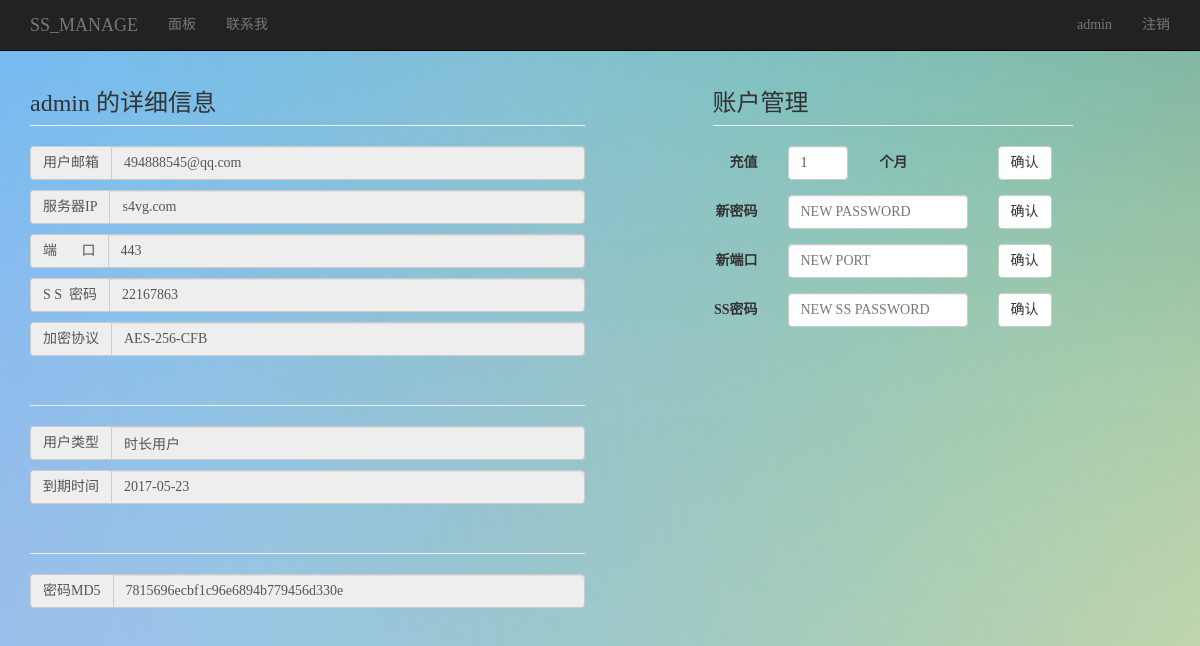
Page /manage.php?account=admin (signed in) on the committed database.
### tables this page shows
CREATE TABLE IF NOT EXISTS `user` (
  `port` int(11) NOT NULL,
  `uname` varchar(20) NOT NULL,
  `upasswd` varchar(32) NOT NULL,
  `ss_passwd` int(8) unsigned DEFAULT NULL,
  `email` varchar(100) NOT NULL,
  `active` int(11) DEFAULT NULL,
  `utype` int(11) DEFAULT NULL,
  `upload` bigint(20) DEFAULT NULL,
  `download` bigint(20) DEFAULT NULL,
  `transfer_limit` int(11) DEFAULT NULL,
  `exp` date DEFAULT NULL
);

### function.php (the view, shortened to what this page needs)
<?php
function print_navbar() {
    ?>
    <div class="navbar navbar-inverse navbar-fixed-top" role="navigation">
        <div class="container">
            <div class="navbar-header">
                <a class="navbar-brand" href="login.php">
                    SS_MANAGE
                </a>
            </div>
            <div class="collapse navbar-collapse">
                <ul class="nav navbar-nav">
                    <?PHP
                    $arr_pages = array(
                        array('panel.php', '面板'),
                        array('contact.php', '联系我')
                    );
                    $page = end(explode('/', $_SERVER['PHP_SELF']));
                    foreach ($arr_pages as $p) {
                        if ($p[0] == $page)
                            echo '<li class="active"><a href="#">' . $p[1] . '</a></li>';
                        else
                            echo '<li><a href="' . $p[0] . '">' . $p[1] . '</a></li>';
                    }
                    ?>
                </ul>
                <?PHP
                if (!empty($_SESSION["uname"])) {
                    ?>
                    <ul class="nav navbar-nav navbar-right">
                        <li>
                            <a href="index.php">
                                <?php echo $_SESSION['uname']; ?>
                            </a>
                        </li>
                        <li>
                            <a id="logout" href="logout.php">
                                注销
                            </a>
                        </li>
                    </ul><?PHP
                }
                ?>
            </div>
        </div>
    </div>
    <?PHP
}
?>
<?php
function echo_account_info($account) {
    $uname = $account;
    $query = "select port,ss_passwd,email,active,utype,exp,upload,download,transfer_limit from user where uname='$uname'";
    $row = mysql_fetch_array(mysql_query($query));
    $server = 's4vg.com';
    $port = $row['port'];
    $ss_passwd = $row['ss_passwd'];
    $email = $row['email'];
    $utype = $row['utype'];
    $exp = $row['exp'];
    $protocol = "AES-256-CFB";
    ?>
    <div class="input-group">
        <span class="input-group-addon">
            用户邮箱
        </span>
        <input type="text" value="<?php
        echo $email;
        ?>
               " disabled="disabled" class="form-control">
    </div>
    <div class="input-group">
        <span class="input-group-addon">
            服务器IP
        </span>
        <input type="text" value="<?php
        echo $server;
        ?>
               " disabled="disabled" class="form-control">
    </div>
    <div class="input-group">
        <span class="input-group-addon">
            端&nbsp;&nbsp;&nbsp;&nbsp;&nbsp;&nbsp;&nbsp;口
        </span>
        <input type="text" value="<?php
        echo $port;
        ?>
               " disabled="disabled" class="form-control">
    </div>
    <div class="input-group">
        <span class="input-group-addon">
            S&nbsp;S&nbsp;&nbsp;密码
        </span>
        <input type="text" value="<?php
        echo $ss_passwd;
        ?>
               " disabled="disabled" class="form-control">
    </div>
    <div class="input-group">
        <span class="input-group-addon">
            加密协议
        </span>
        <input type="text" value="<?php
        echo $protocol;
        ?>
               " disabled="disabled" class="form-control">
    </div>
    <h3 class="page-header">
    </h3>
    <div class="input-group">
        <span class="input-group-addon">
            用户类型
        </span>
        <input type="text" value="<?php
        if ($utype == 0) {
            echo "时长用户";
        } else {
            echo "流量用户";
        }
        ?>
               " disabled="disabled" class="form-control">
    </div>
    <?php if ($utype == 0) { ?>
        <div class="input-group">
            <span class="input-group-addon">
                到期时间
            </span>
            <input type="text" value="<?php
            echo $exp;
            ?>
                   " disabled="disabled" class="form-control">
        </div><?php
    }
}
function echo_passwd_md5($account) {
    $uname = $account;
    $query = "select upasswd from user where uname='$uname'";
    $row = mysql_fetch_array(mysql_query($query));
    ?>
    <h3 class="page-header">
    </h3>
    <div class="input-group">
        <span class="input-group-addon">
            密码MD5
        </span>
        <input type="text" value="<?php
        echo $row['upasswd'];
        ?>
               " disabled="disabled" class="form-control">
    </div>
    <?php
}
function echo_recharge($account) {
    $query = "select utype from user where uname='$account'";
    $row = mysql_fetch_array(mysql_query($query));
    if ($row['utype'] == 0) {
        ?><div class="col-md-12">
            <form class="form-horizontal" role="form" method="post" action=recharge_month.php>
                <div class="form-group">
                    <label class="col-md-pull-1 col-md-3 control-label">充值</label>
                    <div class="col-md-pull-1 col-md-3">
                        <input type="text" name="month" class="form-control"  value="1" >
                    </div>
                    <label class="col-md-pull-2 col-md-3 control-label">个月</label>
                    <div class="col-md-2 col-md-2">
                        <button type="submit" class="btn btn-default">确认</button>
                    </div>
                </div>
            </form>
        </div>
        </div><?PHP
    }
}
function echo_reset_passwd($account) {
    ?><div class="col-md-12">
        <form class="form-horizontal" role="form" method="post" action=resetpasswd.php>
            <div class="form-group">
                <label class="col-md-pull-1 col-md-3 control-label">新密码</label>
                <div class="col-md-pull-1 col-md-7">
                    <input type="text" name="upasswd" class="form-control"  placeholder="NEW PASSWORD" >
                </div>
                <div class="col-md-pull-1 col-md-2">
                    <button type="submit" class="btn btn-default">确认</button>
                </div>
            </div>
        </form>
    </div>
    <?PHP
}
function echo_reset_port($account) {
    ?><div class="col-md-12">
        <form class="form-horizontal" role="form" method="post" action=resetport.php>
            <div class="form-group">
                <label class="col-md-pull-1 col-md-3 control-label">新端口</label>
                <div class="col-md-pull-1 col-md-7">
                    <input type="text" name="port" class="form-control"  placeholder="NEW PORT" >
                </div>
                <div class="col-md-pull-1 col-md-2">
                    <button type="submit" class="btn btn-default">确认</button>
                </div>
            </div>
        </form>
    </div>
    <?PHP
}
function echo_reset_sspasswd($account) {
    ?><div class="col-md-12">
        <form class="form-horizontal" role="form" method="post" action=resetsspasswd.php>
            <div class="form-group">
                <label class="col-md-pull-1 col-md-3 control-label">SS密码</label>
                <div class="col-md-pull-1 col-md-7">
                    <input type="text" name="ss_passwd" class="form-control"  placeholder="NEW SS PASSWORD" >
                </div>
                <div class="col-md-pull-1 col-md-2">
                    <button type="submit" class="btn btn-default">确认</button>
                </div>
            </div>
        </form>
    </div>
    <?PHP
}
?>

### css/my.css (style rules this page uses)
body { padding-top: 50px; font-family: Microsoft YaHei; background-repeat: no-repeat; background-image: url(./background.jpg); }
.input-group { margin-bottom: 10px; }

### rows in the picture
user: email "494888545@qq.com", port "443", ss_passwd "22167863", utype "时长用户", exp "2017-05-23", upasswd "7815696ecbf1c96e6894b779456d330e"

### other values in the picture
$p[1] "面板"
$p[1] "联系我"
$_SESSION['uname'] "admin"
$account "admin"
